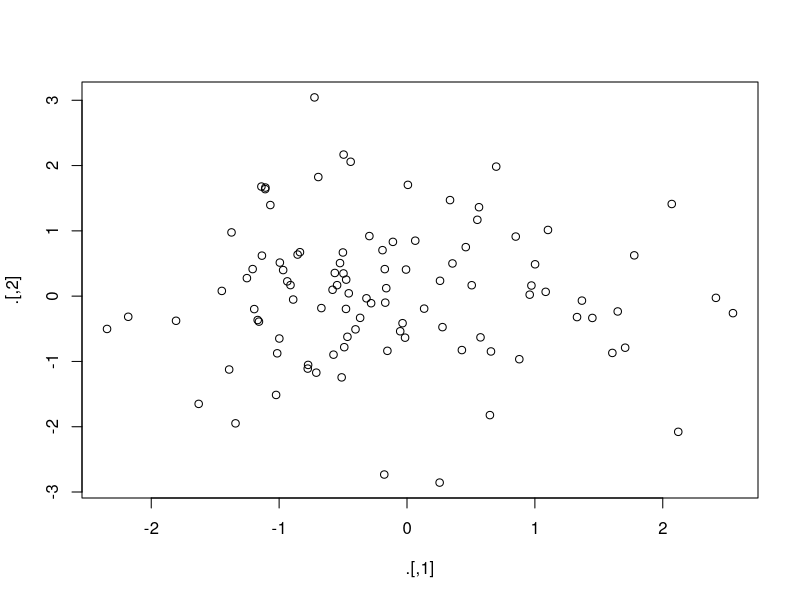
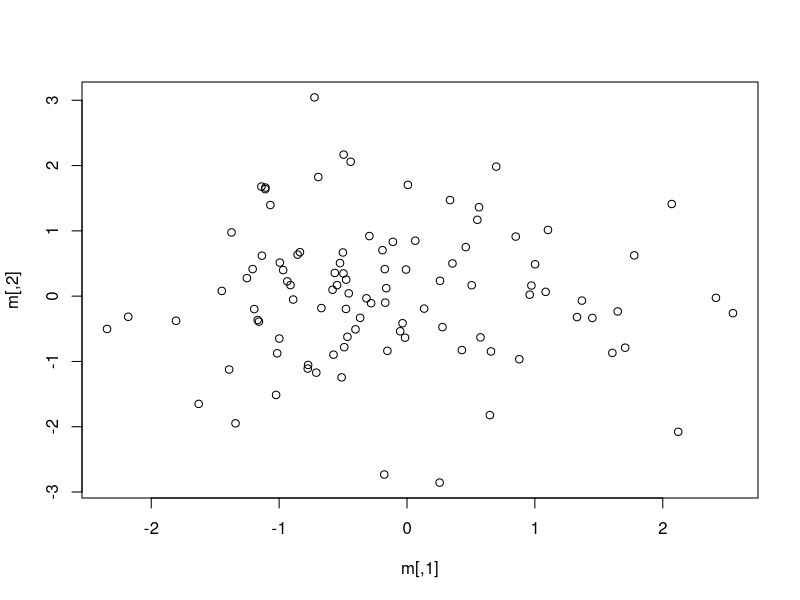
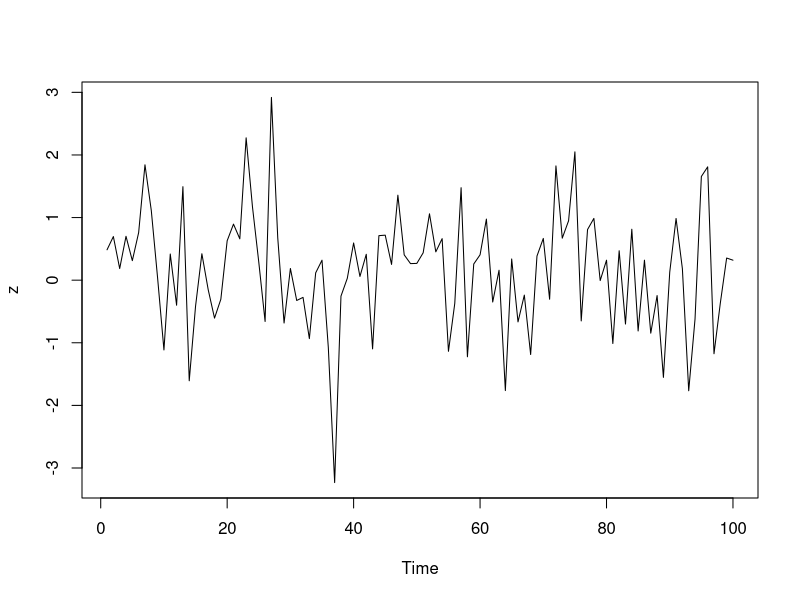

The R script that drew these images, in order: (Note: this script raises an error after producing the figures.)
# Pipe Symbols in tidyverse

library(magrittr)
#
library(magrittr)

car_data <- 
  mtcars %>%
  subset(hp > 100) %>%
  aggregate(. ~ cyl, data = ., FUN = . %>% mean %>% round(2)) %>%
  transform(kpl = mpg %>% multiply_by(0.4251)) %>%
  print

#not a good alternative
car_data <- 
  transform(aggregate(. ~ cyl, 
                      data = subset(mtcars, hp > 100), 
                      FUN = function(x) round(mean(x, 2))), 
            kpl = mpg*0.4251)
car_data

#anonymous functions
head(car_data,1)
tail(car_data,1)
car_data %>%
  (function(x) {
    if (nrow(x) > 2) 
      rbind(head(x, 1), tail(x, 1))
    else x
  })

#shorthand notation of above
car_data %>%
{ 
  if (nrow(.) > 0)
    rbind(head(., 1), tail(., 1))
  else .
}

#useful but less used
1:10 %>% (substitute(f(), list(f = sum)))

#tee----
#returns the left-hand side value, and not the result of the right-hand side operation.
set.seed(1234)
rnorm(200) %>%
  matrix(ncol = 2) %T>%
  plot %>% # plot usually does not return anything. 
  colSums
set.seed(1234)
x=rnorm(200) 
m=matrix(x, ncol=2)  #tee applied after this to skip 1 function for print
plot(m)
colSums(m)



#$operator-----
iris %>%
  subset(Sepal.Length > mean(Sepal.Length)) %$%
  cor(Sepal.Length, Sepal.Width)

data.frame(z = rnorm(100)) %$% 
  ts.plot(z)



#%<>%----
#shorthand notation for expressions like foo <- foo %>% bar %>% baz, which boils down to foo %<>% bar %>% baz

mpgwt <- mtcars %>% filter(mpg > 25) %>% select(mpg, wt) %>% print
mpgwt <- mpgwt %>% transform(mpg = mpg * 2)  %>% print
mpgwt %<>% transform(mpg = mpg * 2) %>% print

#aliases ------
set.seed(1234)
rnorm(1000)    %>%
  multiply_by(5) %>%
  add(5)         %>%
  { 
    cat("Mean:", mean(.), 
        "Variance:", var(.), "\n")
    head(.)
  }

#alternative
set.seed(1234)
rnorm(100) %>% `*`(5) %>% `+`(5) %>% 
{
  cat("Mean:", mean(.), "Variance:", var(.),  "\n")
  head(.)
}
